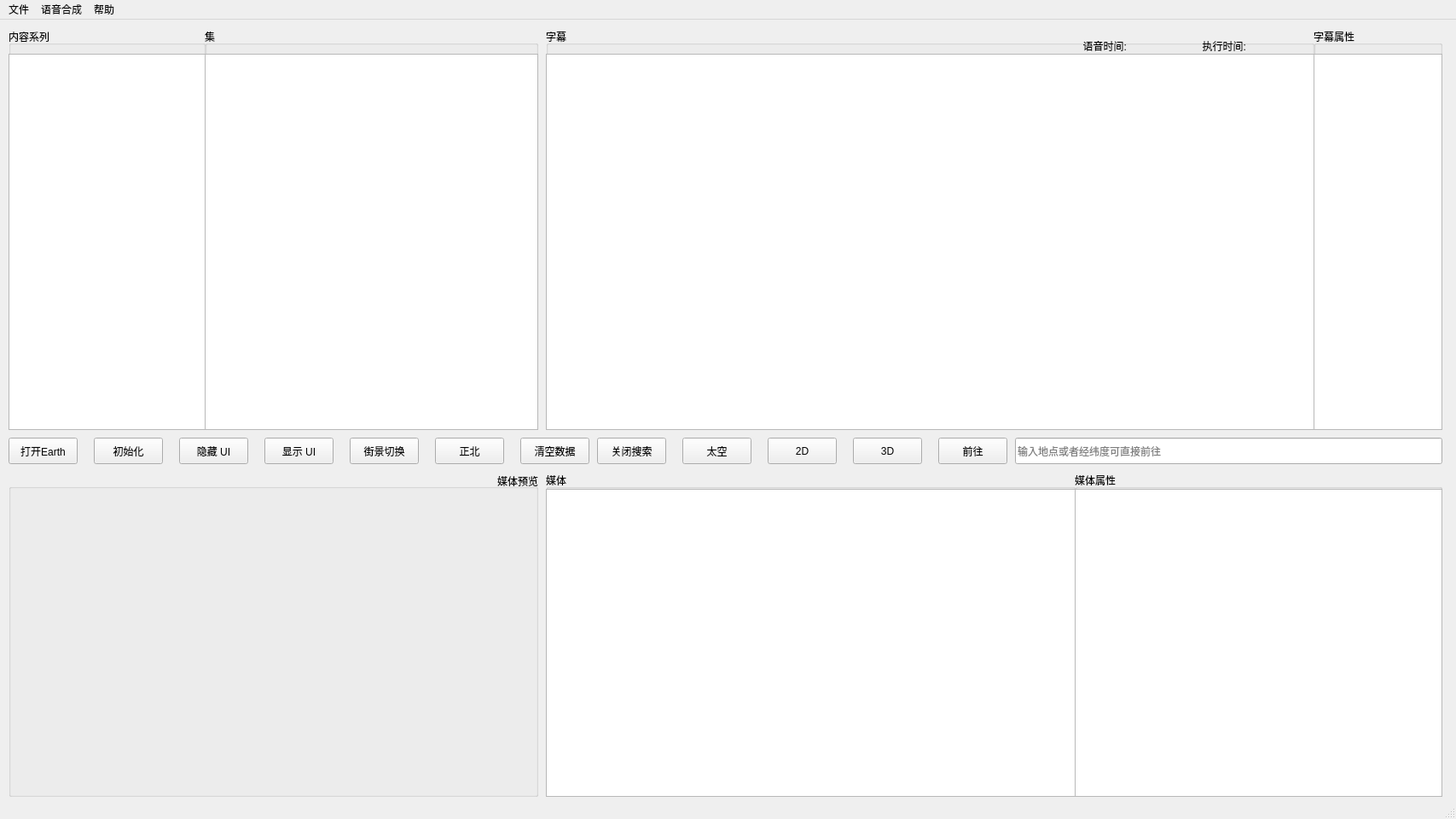
<?xml version="1.0" encoding="UTF-8"?>
<ui version="4.0">
 <class>MainWindow</class>
 <widget class="QMainWindow" name="MainWindow">
  <property name="geometry">
   <rect>
    <x>0</x>
    <y>0</y>
    <width>1707</width>
    <height>960</height>
   </rect>
  </property>
  <property name="minimumSize">
   <size>
    <width>1707</width>
    <height>960</height>
   </size>
  </property>
  <property name="maximumSize">
   <size>
    <width>1707</width>
    <height>960</height>
   </size>
  </property>
  <property name="windowTitle">
   <string>EarthAnimation</string>
  </property>
  <widget class="QWidget" name="centralwidget">
   <widget class="QGroupBox" name="groupBox_2">
    <property name="geometry">
     <rect>
      <x>10</x>
      <y>10</y>
      <width>231</width>
      <height>471</height>
     </rect>
    </property>
    <property name="title">
     <string>内容系列</string>
    </property>
    <widget class="QTableWidget" name="tableWidget_collection">
     <property name="geometry">
      <rect>
       <x>0</x>
       <y>30</y>
       <width>231</width>
       <height>441</height>
      </rect>
     </property>
     <property name="contextMenuPolicy">
      <enum>Qt::CustomContextMenu</enum>
     </property>
     <property name="editTriggers">
      <set>QAbstractItemView::NoEditTriggers</set>
     </property>
     <property name="selectionMode">
      <enum>QAbstractItemView::ExtendedSelection</enum>
     </property>
     <property name="selectionBehavior">
      <enum>QAbstractItemView::SelectRows</enum>
     </property>
     <property name="verticalScrollMode">
      <enum>QAbstractItemView::ScrollPerPixel</enum>
     </property>
     <property name="horizontalScrollMode">
      <enum>QAbstractItemView::ScrollPerPixel</enum>
     </property>
     <attribute name="verticalHeaderVisible">
      <bool>false</bool>
     </attribute>
    </widget>
   </widget>
   <widget class="QGroupBox" name="groupBox_3">
    <property name="geometry">
     <rect>
      <x>240</x>
      <y>10</y>
      <width>391</width>
      <height>471</height>
     </rect>
    </property>
    <property name="title">
     <string>集</string>
    </property>
    <widget class="QTableWidget" name="tableWidget_episode">
     <property name="geometry">
      <rect>
       <x>0</x>
       <y>30</y>
       <width>391</width>
       <height>441</height>
      </rect>
     </property>
     <property name="contextMenuPolicy">
      <enum>Qt::CustomContextMenu</enum>
     </property>
     <property name="editTriggers">
      <set>QAbstractItemView::NoEditTriggers</set>
     </property>
     <property name="selectionMode">
      <enum>QAbstractItemView::ExtendedSelection</enum>
     </property>
     <property name="selectionBehavior">
      <enum>QAbstractItemView::SelectRows</enum>
     </property>
     <property name="verticalScrollMode">
      <enum>QAbstractItemView::ScrollPerPixel</enum>
     </property>
     <property name="horizontalScrollMode">
      <enum>QAbstractItemView::ScrollPerPixel</enum>
     </property>
     <attribute name="verticalHeaderVisible">
      <bool>false</bool>
     </attribute>
    </widget>
   </widget>
   <widget class="QGroupBox" name="groupBox_subtitle_list">
    <property name="geometry">
     <rect>
      <x>640</x>
      <y>10</y>
      <width>901</width>
      <height>471</height>
     </rect>
    </property>
    <property name="title">
     <string>字幕</string>
    </property>
    <widget class="QTableWidget" name="tableWidget_subtitle">
     <property name="geometry">
      <rect>
       <x>0</x>
       <y>30</y>
       <width>901</width>
       <height>441</height>
      </rect>
     </property>
     <property name="contextMenuPolicy">
      <enum>Qt::CustomContextMenu</enum>
     </property>
     <property name="horizontalScrollBarPolicy">
      <enum>Qt::ScrollBarAlwaysOff</enum>
     </property>
     <property name="editTriggers">
      <set>QAbstractItemView::NoEditTriggers</set>
     </property>
     <property name="selectionBehavior">
      <enum>QAbstractItemView::SelectRows</enum>
     </property>
     <property name="verticalScrollMode">
      <enum>QAbstractItemView::ScrollPerPixel</enum>
     </property>
     <property name="horizontalScrollMode">
      <enum>QAbstractItemView::ScrollPerItem</enum>
     </property>
     <attribute name="horizontalHeaderMinimumSectionSize">
      <number>40</number>
     </attribute>
     <attribute name="verticalHeaderVisible">
      <bool>false</bool>
     </attribute>
     <attribute name="verticalHeaderMinimumSectionSize">
      <number>23</number>
     </attribute>
     <attribute name="verticalHeaderDefaultSectionSize">
      <number>40</number>
     </attribute>
     <attribute name="verticalHeaderHighlightSections">
      <bool>false</bool>
     </attribute>
    </widget>
    <widget class="QLabel" name="label_total_audio_time">
     <property name="geometry">
      <rect>
       <x>690</x>
       <y>10</y>
       <width>71</width>
       <height>21</height>
      </rect>
     </property>
     <property name="text">
      <string/>
     </property>
     <property name="alignment">
      <set>Qt::AlignCenter</set>
     </property>
    </widget>
    <widget class="QLabel" name="label_8">
     <property name="geometry">
      <rect>
       <x>630</x>
       <y>10</y>
       <width>51</width>
       <height>21</height>
      </rect>
     </property>
     <property name="text">
      <string>语音时间:</string>
     </property>
     <property name="alignment">
      <set>Qt::AlignRight|Qt::AlignTrailing|Qt::AlignVCenter</set>
     </property>
    </widget>
    <widget class="QLabel" name="label_total_run_time">
     <property name="geometry">
      <rect>
       <x>830</x>
       <y>10</y>
       <width>71</width>
       <height>21</height>
      </rect>
     </property>
     <property name="text">
      <string/>
     </property>
     <property name="alignment">
      <set>Qt::AlignCenter</set>
     </property>
    </widget>
    <widget class="QLabel" name="label_9">
     <property name="geometry">
      <rect>
       <x>770</x>
       <y>10</y>
       <width>51</width>
       <height>21</height>
      </rect>
     </property>
     <property name="text">
      <string>执行时间:</string>
     </property>
     <property name="alignment">
      <set>Qt::AlignRight|Qt::AlignTrailing|Qt::AlignVCenter</set>
     </property>
    </widget>
   </widget>
   <widget class="QGroupBox" name="groupBox_media_list">
    <property name="geometry">
     <rect>
      <x>640</x>
      <y>530</y>
      <width>621</width>
      <height>381</height>
     </rect>
    </property>
    <property name="title">
     <string>媒体</string>
    </property>
    <widget class="QTableWidget" name="tableWidget_media">
     <property name="geometry">
      <rect>
       <x>0</x>
       <y>20</y>
       <width>621</width>
       <height>361</height>
      </rect>
     </property>
     <property name="contextMenuPolicy">
      <enum>Qt::CustomContextMenu</enum>
     </property>
     <property name="horizontalScrollBarPolicy">
      <enum>Qt::ScrollBarAlwaysOff</enum>
     </property>
     <property name="editTriggers">
      <set>QAbstractItemView::NoEditTriggers</set>
     </property>
     <property name="selectionBehavior">
      <enum>QAbstractItemView::SelectRows</enum>
     </property>
     <property name="verticalScrollMode">
      <enum>QAbstractItemView::ScrollPerPixel</enum>
     </property>
     <property name="horizontalScrollMode">
      <enum>QAbstractItemView::ScrollPerItem</enum>
     </property>
     <attribute name="horizontalHeaderMinimumSectionSize">
      <number>40</number>
     </attribute>
     <attribute name="verticalHeaderVisible">
      <bool>false</bool>
     </attribute>
     <attribute name="verticalHeaderMinimumSectionSize">
      <number>23</number>
     </attribute>
     <attribute name="verticalHeaderDefaultSectionSize">
      <number>40</number>
     </attribute>
     <attribute name="verticalHeaderHighlightSections">
      <bool>false</bool>
     </attribute>
    </widget>
   </widget>
   <widget class="QGroupBox" name="groupBox">
    <property name="geometry">
     <rect>
      <x>10</x>
      <y>530</y>
      <width>621</width>
      <height>381</height>
     </rect>
    </property>
    <property name="title">
     <string>媒体预览</string>
    </property>
    <property name="alignment">
     <set>Qt::AlignRight|Qt::AlignTrailing|Qt::AlignVCenter</set>
    </property>
    <widget class="QLabel" name="label_img">
     <property name="geometry">
      <rect>
       <x>10</x>
       <y>20</y>
       <width>601</width>
       <height>351</height>
      </rect>
     </property>
     <property name="text">
      <string/>
     </property>
     <property name="alignment">
      <set>Qt::AlignCenter</set>
     </property>
    </widget>
   </widget>
   <widget class="QGroupBox" name="groupBox_6">
    <property name="geometry">
     <rect>
      <x>1540</x>
      <y>10</y>
      <width>151</width>
      <height>471</height>
     </rect>
    </property>
    <property name="title">
     <string>字幕属性</string>
    </property>
    <widget class="QTableWidget" name="tableWidget_subtitle_action">
     <property name="geometry">
      <rect>
       <x>0</x>
       <y>30</y>
       <width>151</width>
       <height>441</height>
      </rect>
     </property>
     <property name="verticalScrollBarPolicy">
      <enum>Qt::ScrollBarAlwaysOff</enum>
     </property>
     <property name="horizontalScrollBarPolicy">
      <enum>Qt::ScrollBarAlwaysOff</enum>
     </property>
     <attribute name="horizontalHeaderVisible">
      <bool>false</bool>
     </attribute>
     <attribute name="horizontalHeaderMinimumSectionSize">
      <number>20</number>
     </attribute>
     <attribute name="verticalHeaderMinimumSectionSize">
      <number>23</number>
     </attribute>
     <attribute name="verticalHeaderDefaultSectionSize">
      <number>23</number>
     </attribute>
    </widget>
   </widget>
   <widget class="QGroupBox" name="groupBox_5">
    <property name="geometry">
     <rect>
      <x>1260</x>
      <y>530</y>
      <width>431</width>
      <height>381</height>
     </rect>
    </property>
    <property name="title">
     <string>媒体属性</string>
    </property>
    <widget class="QTableWidget" name="tableWidget_media_sub">
     <property name="geometry">
      <rect>
       <x>0</x>
       <y>20</y>
       <width>431</width>
       <height>361</height>
      </rect>
     </property>
     <attribute name="horizontalHeaderVisible">
      <bool>false</bool>
     </attribute>
     <attribute name="horizontalHeaderMinimumSectionSize">
      <number>20</number>
     </attribute>
     <attribute name="verticalHeaderMinimumSectionSize">
      <number>23</number>
     </attribute>
     <attribute name="verticalHeaderDefaultSectionSize">
      <number>23</number>
     </attribute>
    </widget>
   </widget>
   <widget class="QLineEdit" name="lineEdit_fly_to">
    <property name="geometry">
     <rect>
      <x>110</x>
      <y>1000</y>
      <width>401</width>
      <height>31</height>
     </rect>
    </property>
    <property name="placeholderText">
     <string>可以输入 [地点名称]，或者[经纬度坐标]</string>
    </property>
   </widget>
   <widget class="QPushButton" name="pushButton_fly_to">
    <property name="geometry">
     <rect>
      <x>10</x>
      <y>1000</y>
      <width>81</width>
      <height>31</height>
     </rect>
    </property>
    <property name="text">
     <string>飞往</string>
    </property>
   </widget>
   <widget class="QPushButton" name="pushButton_heading_0">
    <property name="geometry">
     <rect>
      <x>510</x>
      <y>490</y>
      <width>81</width>
      <height>31</height>
     </rect>
    </property>
    <property name="text">
     <string>正北</string>
    </property>
   </widget>
   <widget class="QPushButton" name="pushButton_hide_earth_ui">
    <property name="geometry">
     <rect>
      <x>210</x>
      <y>490</y>
      <width>81</width>
      <height>31</height>
     </rect>
    </property>
    <property name="text">
     <string>隐藏 UI</string>
    </property>
   </widget>
   <widget class="QPushButton" name="pushButton_show_earth_ui">
    <property name="geometry">
     <rect>
      <x>310</x>
      <y>490</y>
      <width>81</width>
      <height>31</height>
     </rect>
    </property>
    <property name="text">
     <string>显示 UI</string>
    </property>
   </widget>
   <widget class="QPushButton" name="pushButton_open_earth">
    <property name="geometry">
     <rect>
      <x>10</x>
      <y>490</y>
      <width>81</width>
      <height>31</height>
     </rect>
    </property>
    <property name="text">
     <string>打开Earth</string>
    </property>
   </widget>
   <widget class="QPushButton" name="pushButton_set_3d_view">
    <property name="geometry">
     <rect>
      <x>1000</x>
      <y>490</y>
      <width>81</width>
      <height>31</height>
     </rect>
    </property>
    <property name="text">
     <string>3D</string>
    </property>
   </widget>
   <widget class="QPushButton" name="pushButton_set_2d_view">
    <property name="geometry">
     <rect>
      <x>900</x>
      <y>490</y>
      <width>81</width>
      <height>31</height>
     </rect>
    </property>
    <property name="text">
     <string>2D</string>
    </property>
   </widget>
   <widget class="QPushButton" name="pushButton_zoom_to_space">
    <property name="geometry">
     <rect>
      <x>800</x>
      <y>490</y>
      <width>81</width>
      <height>31</height>
     </rect>
    </property>
    <property name="text">
     <string>太空</string>
    </property>
   </widget>
   <widget class="QPushButton" name="pushButton_street_view">
    <property name="geometry">
     <rect>
      <x>410</x>
      <y>490</y>
      <width>81</width>
      <height>31</height>
     </rect>
    </property>
    <property name="text">
     <string>街景切换</string>
    </property>
   </widget>
   <widget class="QPushButton" name="pushButton_close_search">
    <property name="geometry">
     <rect>
      <x>700</x>
      <y>490</y>
      <width>81</width>
      <height>31</height>
     </rect>
    </property>
    <property name="text">
     <string>关闭搜索</string>
    </property>
   </widget>
   <widget class="QPushButton" name="pushButton_clear_all_data">
    <property name="geometry">
     <rect>
      <x>610</x>
      <y>490</y>
      <width>81</width>
      <height>31</height>
     </rect>
    </property>
    <property name="text">
     <string>清空数据</string>
    </property>
   </widget>
   <widget class="QPushButton" name="pushButton_init_earth">
    <property name="geometry">
     <rect>
      <x>110</x>
      <y>490</y>
      <width>81</width>
      <height>31</height>
     </rect>
    </property>
    <property name="text">
     <string>初始化</string>
    </property>
   </widget>
   <widget class="QPushButton" name="pushButton_fly_to_place_or_lla">
    <property name="geometry">
     <rect>
      <x>1100</x>
      <y>490</y>
      <width>81</width>
      <height>31</height>
     </rect>
    </property>
    <property name="text">
     <string>前往</string>
    </property>
   </widget>
   <widget class="QLineEdit" name="lineEdit_fly_to_place_or_lla">
    <property name="geometry">
     <rect>
      <x>1190</x>
      <y>490</y>
      <width>501</width>
      <height>31</height>
     </rect>
    </property>
    <property name="placeholderText">
     <string>输入地点或者经纬度可直接前往</string>
    </property>
   </widget>
  </widget>
  <widget class="QStatusBar" name="statusbar"/>
  <widget class="QMenuBar" name="menubar">
   <property name="geometry">
    <rect>
     <x>0</x>
     <y>0</y>
     <width>1707</width>
     <height>22</height>
    </rect>
   </property>
   <widget class="QMenu" name="menu">
    <property name="title">
     <string>文件</string>
    </property>
    <addaction name="action_open_earth"/>
    <addaction name="separator"/>
    <addaction name="action_setting"/>
   </widget>
   <widget class="QMenu" name="menu_4">
    <property name="title">
     <string>帮助</string>
    </property>
    <addaction name="action_manual"/>
    <addaction name="action_about"/>
    <addaction name="separator"/>
    <addaction name="action_open_nasa"/>
    <addaction name="action_download_nasa"/>
    <addaction name="separator"/>
   </widget>
   <widget class="QMenu" name="menu_5">
    <property name="title">
     <string>语音合成</string>
    </property>
    <addaction name="action_tts_panel"/>
    <addaction name="action_update_voices"/>
    <addaction name="separator"/>
   </widget>
   <addaction name="menu"/>
   <addaction name="menu_5"/>
   <addaction name="menu_4"/>
  </widget>
  <action name="action_open_earth">
   <property name="text">
    <string>打开Earth</string>
   </property>
  </action>
  <action name="action_setting">
   <property name="text">
    <string>设置</string>
   </property>
  </action>
  <action name="action_manual">
   <property name="text">
    <string>使用手册</string>
   </property>
  </action>
  <action name="action_about">
   <property name="text">
    <string>关于</string>
   </property>
  </action>
  <action name="action_tts_panel">
   <property name="text">
    <string>语音合成</string>
   </property>
  </action>
  <action name="action_open_nasa">
   <property name="text">
    <string>open_nasa</string>
   </property>
  </action>
  <action name="action_download_nasa">
   <property name="text">
    <string>download_nasa</string>
   </property>
  </action>
  <action name="action_update_voices">
   <property name="text">
    <string>更新配音列表</string>
   </property>
  </action>
 </widget>
 <tabstops>
  <tabstop>tableWidget_collection</tabstop>
  <tabstop>tableWidget_episode</tabstop>
  <tabstop>tableWidget_subtitle</tabstop>
  <tabstop>tableWidget_media</tabstop>
 </tabstops>
 <resources/>
 <connections/>
</ui>
